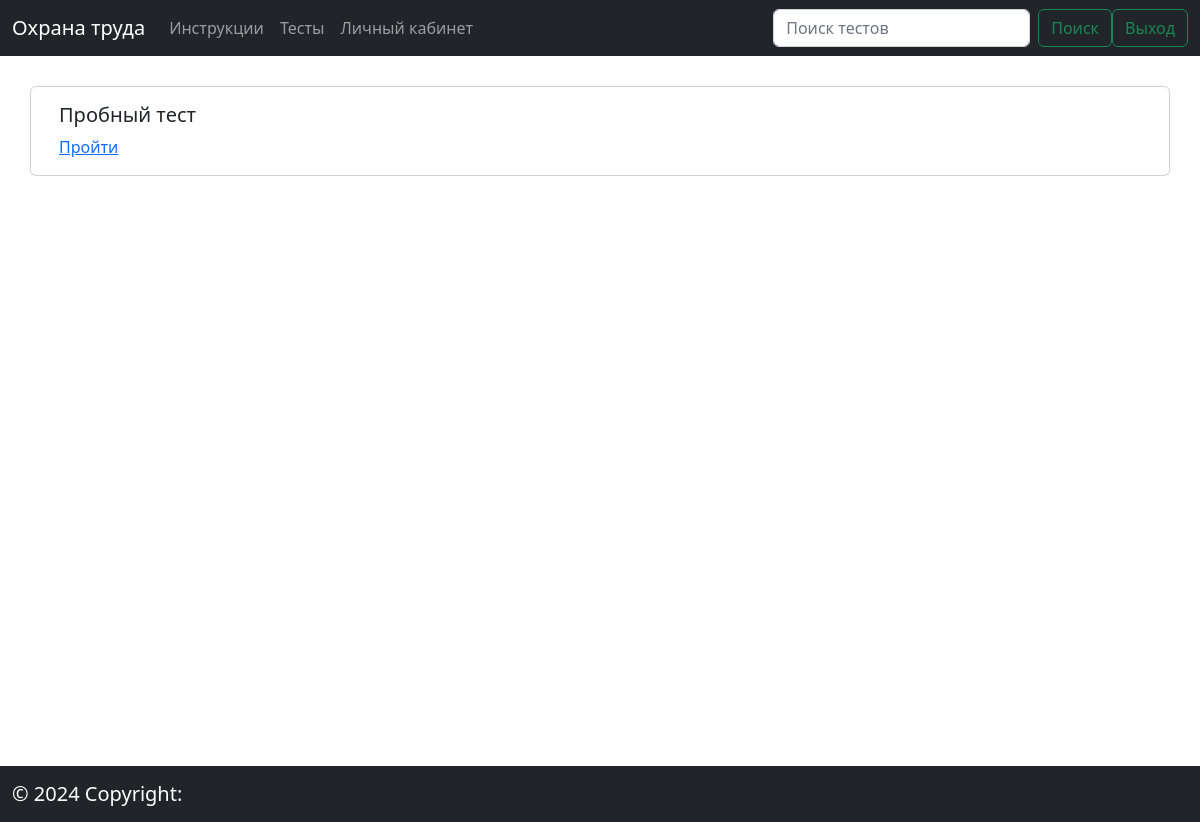
/tests/, run on an earlier commit of the app's database.
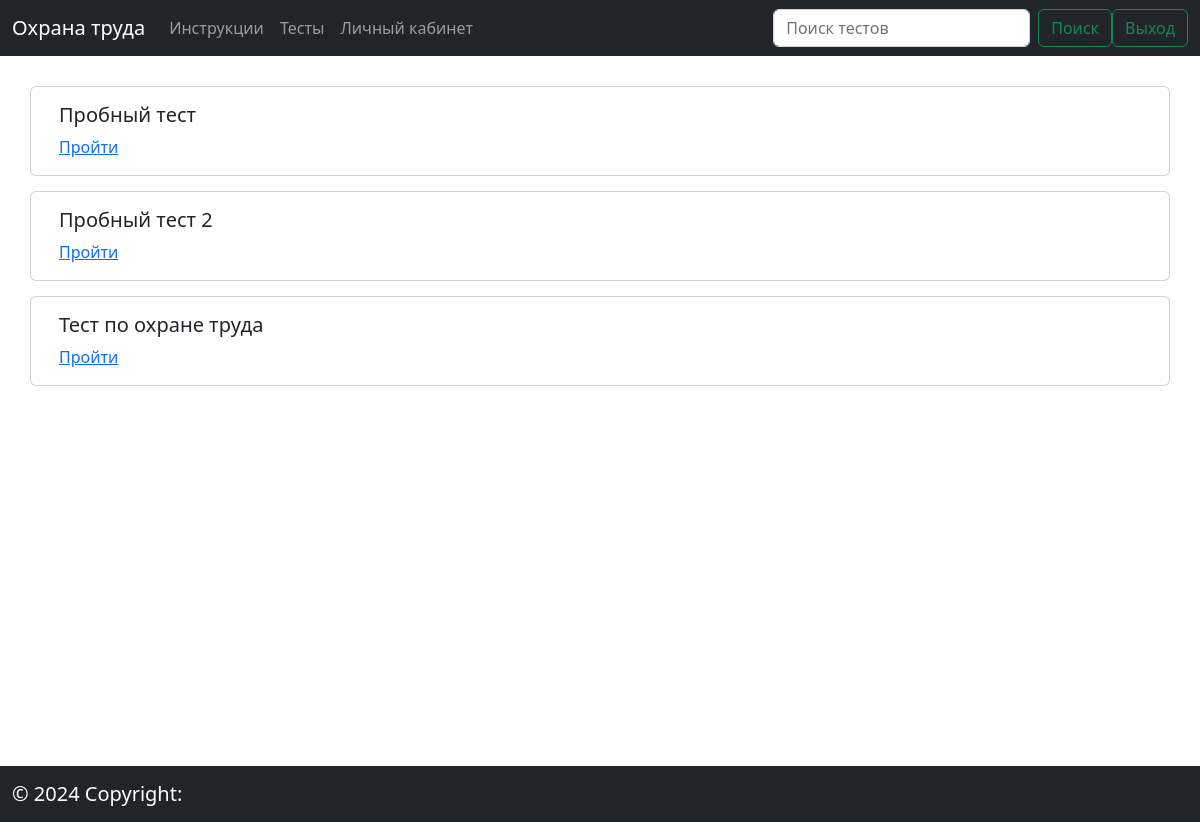
And on a later commit of the database.
### app/models.py (models this page shows, shortened)
class Test(models.Model):
    title = models.CharField(max_length=255, verbose_name='Заголовок')
    instruction = models.ForeignKey('Instruction', on_delete=models.CASCADE, verbose_name='Инструкция')
    class Meta:
        db_table = 'test'
        verbose_name = 'Тест'
        verbose_name_plural = 'Тесты'

### app/views.py (the view)
# urls.py: path('tests/', TestsPageView.as_view(), name='tests'),
class TestsPageView(View):
    def get(self, request):
        tests = Test.objects.all()
        if request.GET.get('search'):
            tests = tests.filter(
                Q(title__contains=request.GET.get('search'))
            )
        return render(request, 'tests.html', context={
            'tests': tests
        })

### app/templates/tests.html (shortened to what this page needs)
<!DOCTYPE html>
<html lang="en">
<head>
    <link href="https://cdn.jsdelivr.net/npm/bootstrap@5.2.1/dist/css/bootstrap.min.css" rel="stylesheet"
>
</head>
<body>
<nav class="navbar navbar-expand-lg navbar-light bg-light navbar-dark bg-dark">
    <div class="container-fluid">
        <a class="navbar-brand">Охрана труда</a>
        <div class="collapse navbar-collapse" id="navbarTogglerDemo02">
            <ul class="navbar-nav me-auto mb-2 mb-lg-0">
                <li class="nav-item">
                    <a class="nav-link" href="{% url 'home' %}">Инструкции</a>
                </li>
                <li class="nav-item">
                   <a class="nav-link" href="{% url 'tests' %}">Тесты</a>
                </li>
                <li class="nav-item">
                    <a class="nav-link" href="{% url 'personal_area' %}">Личный кабинет</a>
                </li>
            </ul>
            <form class="d-flex" action="{% url 'tests' %}">
              <input class="form-control me-2" type="search" placeholder="Поиск тестов" aria-label="Search" name="search">
              <button class="btn btn-outline-success" type="submit">Поиск</button>
            </form>
            <form class="d-flex" action="{% url 'logout' %}">
                <button class="btn btn-outline-success" type="submit">Выход</button>
            </form>
        </div>
    </div>
</nav>
<div class="container" style="margin-top:30px; min-height:85vh;">
    {% for test in tests %}
    <div class="row" style="margin-top:15px; margin-bottom:15px;">
        <div class="card col" style="width: 18rem;">
            <div class="card-body">
                <h5 class="card-title">{{test.title}}</h5>
                <a href="{% url 'test_detail' test.id %}" class="card-link">Пройти</a>
            </div>
        </div>
    </div>
    {% endfor %}
</div>
<nav class="navbar navbar-light bg-light navbar-dark bg-dark">
  <div class="container-fluid">
    <a class="navbar-brand"> © 2024 Copyright:</a>
  </div>
</nav>
</body>
</html>

What changed in the data, as far as the page shows it:
added Test: title "Пробный тест 2"
added Test: title "Тест по охране труда"
